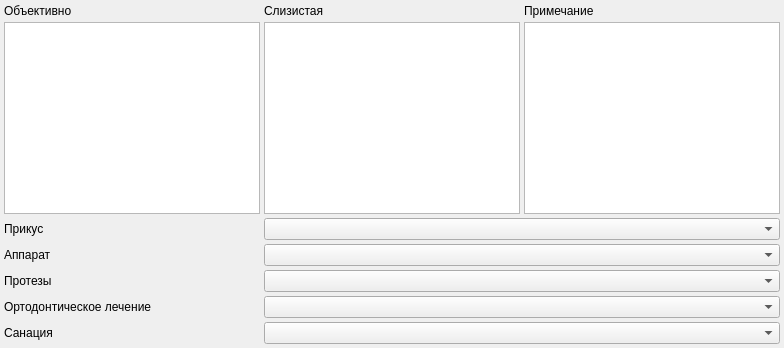
             <widget class="QWidget" name="tabDentitionAdditional">
              <attribute name="title">
               <string>Дополнительно</string>
              </attribute>
              <layout class="QGridLayout" name="gridLayout_10">
               <property name="margin">
                <number>4</number>
               </property>
               <property name="spacing">
                <number>4</number>
               </property>
               <item row="4" column="3" colspan="2">
                <widget class="CStrComboBox" name="cmbDentitionProtezes"/>
               </item>
               <item row="0" column="3">
                <widget class="QLabel" name="lblDentitionMucosa">
                 <property name="text">
                  <string>Слизистая</string>
                 </property>
                </widget>
               </item>
               <item row="0" column="4">
                <widget class="QLabel" name="lblDentitionNote">
                 <property name="text">
                  <string>Примечание</string>
                 </property>
                </widget>
               </item>
               <item row="1" column="1" colspan="2">
                <widget class="CThesaurusEditor" name="edtDentitionObjectively"/>
               </item>
               <item row="1" column="3">
                <widget class="CThesaurusEditor" name="edtDentitionMucosa"/>
               </item>
               <item row="1" column="4">
                <widget class="QTextEdit" name="edtDentitionNote"/>
               </item>
               <item row="2" column="1" colspan="2">
                <widget class="QLabel" name="lblDentitionBite">
                 <property name="text">
                  <string>Прикус</string>
                 </property>
                </widget>
               </item>
               <item row="2" column="3" colspan="2">
                <widget class="CStrComboBox" name="cmbDentitionBite"/>
               </item>
               <item row="0" column="1" colspan="2">
                <widget class="QLabel" name="lblDentitionObjectively">
                 <property name="sizePolicy">
                  <sizepolicy hsizetype="Maximum" vsizetype="Preferred">
                   <horstretch>0</horstretch>
                   <verstretch>0</verstretch>
                  </sizepolicy>
                 </property>
                 <property name="text">
                  <string>Объективно</string>
                 </property>
                </widget>
               </item>
               <item row="6" column="1" colspan="2">
                <widget class="QLabel" name="lblDentitionSanitation">
                 <property name="text">
                  <string>Санация</string>
                 </property>
                </widget>
               </item>
               <item row="6" column="3" colspan="2">
                <widget class="CStrComboBox" name="cmbDentitionSanitation"/>
               </item>
               <item row="3" column="3" colspan="2">
                <widget class="CStrComboBox" name="cmbDentitionApparat"/>
               </item>
               <item row="3" column="1" colspan="2">
                <widget class="QLabel" name="lblDentitionApparat">
                 <property name="text">
                  <string>Аппарат</string>
                 </property>
                </widget>
               </item>
               <item row="4" column="1" colspan="2">
                <widget class="QLabel" name="lblDentitionProtezes">
                 <property name="text">
                  <string>Протезы</string>
                 </property>
                </widget>
               </item>
               <item row="5" column="1" colspan="2">
                <widget class="QLabel" name="lblDentitionOrtodontCure">
                 <property name="text">
                  <string>Ортодонтическое лечение</string>
                 </property>
                </widget>
               </item>
               <item row="5" column="3" colspan="2">
                <widget class="CStrComboBox" name="cmbDentitionOrtodontCure"/>
               </item>
              </layout>
             </widget>
